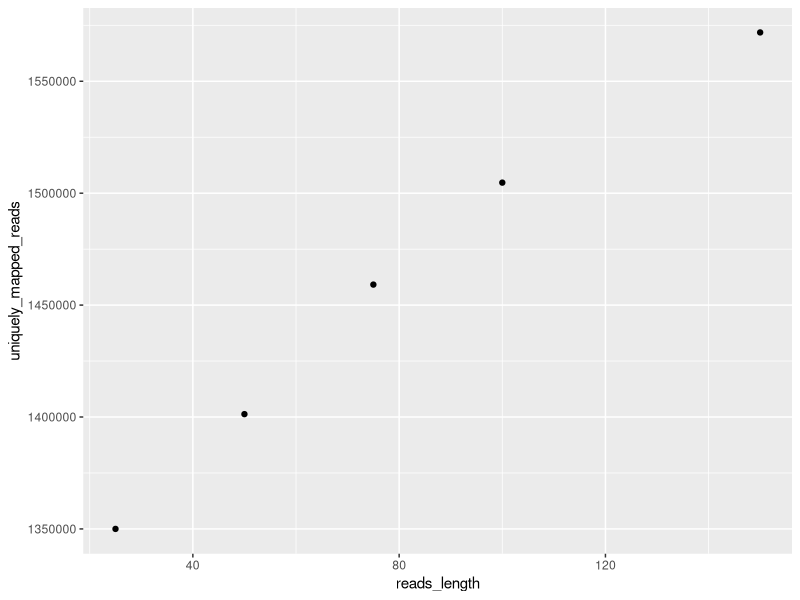

Write R code to recreate this figure.
## ---- chunk 1
# First, we create a dataframe with two columns, one (reads_length) for the different read lengths and another (uniquely_mapped_reads for the number of uniquely mapped reads
library(ggplot2)
#?# Substitute the sequence lengths with their respective number of uniquely mapped reads, that you got from sambamba view: - 1 pt


length_mapped_reads.df <- data.frame(reads_length=c(150,100,75,50,25),
                          uniquely_mapped_reads=c(1571825,1504718,1459162,1401280,1350000))## Here
## If you don't have it already, install the "ggplot2" package on your Rstudio 
## Go to packages on the bottom left part of the screen --> install --> type: ggplot2
## Accept to install the required dependencies :) 
                    
#?# Create a scatterplot using ggplot2 - 2 pt
ggplot(data = length_mapped_reads.df) + 
  geom_point(mapping = aes(x = reads_length, y = uniquely_mapped_reads))


## Use the reads_length for the x axis, uniquely_mapped_reads for the y axis; 
## Use the number of uniqquely mapped reads for the y axis
## Tips:
## You can look for tutorials on the internet, or use ggplot2's help to learn how to do this. 
## To search for help on a function, use the ? command. For instance: 
?geom_point
## ---- chunk 2
## First, we create a dataframe with two columns, one (run_type) for the different run types and another (uniquely_mapped_reads for the number of uniquely mapped reads.
#?# Substitute the SE and PE with their respective number of uniquely mapped reads that you got from sambamba view: - 1 pt
#sequence_run.df <- data.frame(run_type=c("Single End", "Paired End"),
    #                          uniquely_mapped_reads=c(SE,PE))
#?# Using ggplot, create a barplot that shows the different number of uniquely mapped reads between the two run types: - 2 pt
## Use the run_type in the x-axis
## Use the uniquely_mapped_reads in the y-axis
#?# Does the run type makes a difference? If there is, is it large? - 1 pt
#?# In your own words explain the difference between SE and PE read alignment. - 1 pt
#?# Given that the 50 bp reads (from last graph) contain the same number of bases as two 25 bp reads (25 bp PE; 25+25=50), why are the number of uniquely mapping reads different between these two? Which has more? Why do you think this is? - 3 pts
  
